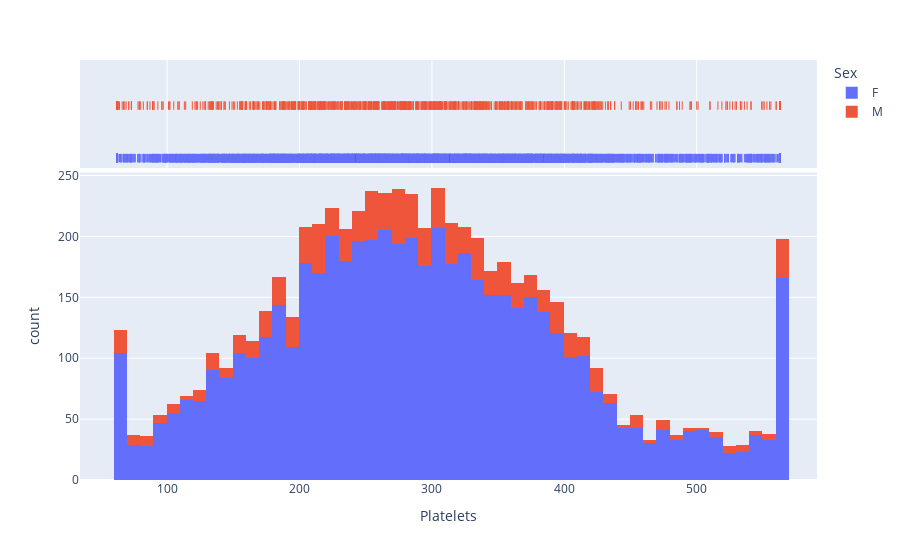

Notebook code for this chart:
### Code cell
fig = px.histogram(train, x="Platelets", color="Sex", marginal="rug")
fig.show()

### Figure 1 — Plotly figure (JSON) as saved in the notebook; plotly's stock layout.template omitted (floating-point values rounded to 4 significant figures; data arrays with more than 128 entries replaced by an {"elided": "..."} marker saying what was removed)
{"data": [{"alignmentgroup": "True", "bingroup": "x", "hovertemplate": "Sex=F<br>Platelets=%{x}<br>count=%{y}<extra></extra>", "legendgroup": "F", "marker": {"color": "#636efa", "pattern": {"shape": ""}}, "name": "F", "offsetgroup": "F", "orientation": "v", "showlegend": true, "type": "histogram", "x": {"elided": "5835 int values"}, "xaxis": "x", "yaxis": "y"}, {"alignmentgroup": "True", "boxpoints": "all", "fillcolor": "rgba(255,255,255,0)", "hoveron": "points", "hovertemplate": "Sex=F<br>Platelets=%{x}<extra></extra>", "jitter": 0, "legendgroup": "F", "line": {"color": "rgba(255,255,255,0)"}, "marker": {"color": "#636efa", "symbol": "line-ns-open"}, "name": "F", "offsetgroup": "F", "showlegend": false, "type": "box", "x": {"elided": "5835 int values"}, "xaxis": "x2", "yaxis": "y2"}, {"alignmentgroup": "True", "bingroup": "x", "hovertemplate": "Sex=M<br>Platelets=%{x}<br>count=%{y}<extra></extra>", "legendgroup": "M", "marker": {"color": "#EF553B", "pattern": {"shape": ""}}, "name": "M", "offsetgroup": "M", "orientation": "v", "showlegend": true, "type": "histogram", "x": {"elided": "965 int values"}, "xaxis": "x", "yaxis": "y"}, {"alignmentgroup": "True", "boxpoints": "all", "fillcolor": "rgba(255,255,255,0)", "hoveron": "points", "hovertemplate": "Sex=M<br>Platelets=%{x}<extra></extra>", "jitter": 0, "legendgroup": "M", "line": {"color": "rgba(255,255,255,0)"}, "marker": {"color": "#EF553B", "symbol": "line-ns-open"}, "name": "M", "offsetgroup": "M", "showlegend": false, "type": "box", "x": {"elided": "965 int values"}, "xaxis": "x2", "yaxis": "y2"}], "layout": {"barmode": "relative", "legend": {"title": {"text": "Sex"}, "tracegroupgap": 0}, "margin": {"t": 60}, "xaxis": {"anchor": "y", "domain": [0, 1], "title": {"text": "Platelets"}}, "xaxis2": {"anchor": "y2", "domain": [0, 1], "matches": "x", "showgrid": true, "showticklabels": false}, "yaxis": {"anchor": "x", "domain": [0, 0.7326], "title": {"text": "count"}}, "yaxis2": {"anchor": "x2", "domain": [0.7426, 1], "matches": "y2", "showgrid": false, "showline": false, "showticklabels": false, "ticks": ""}}}
